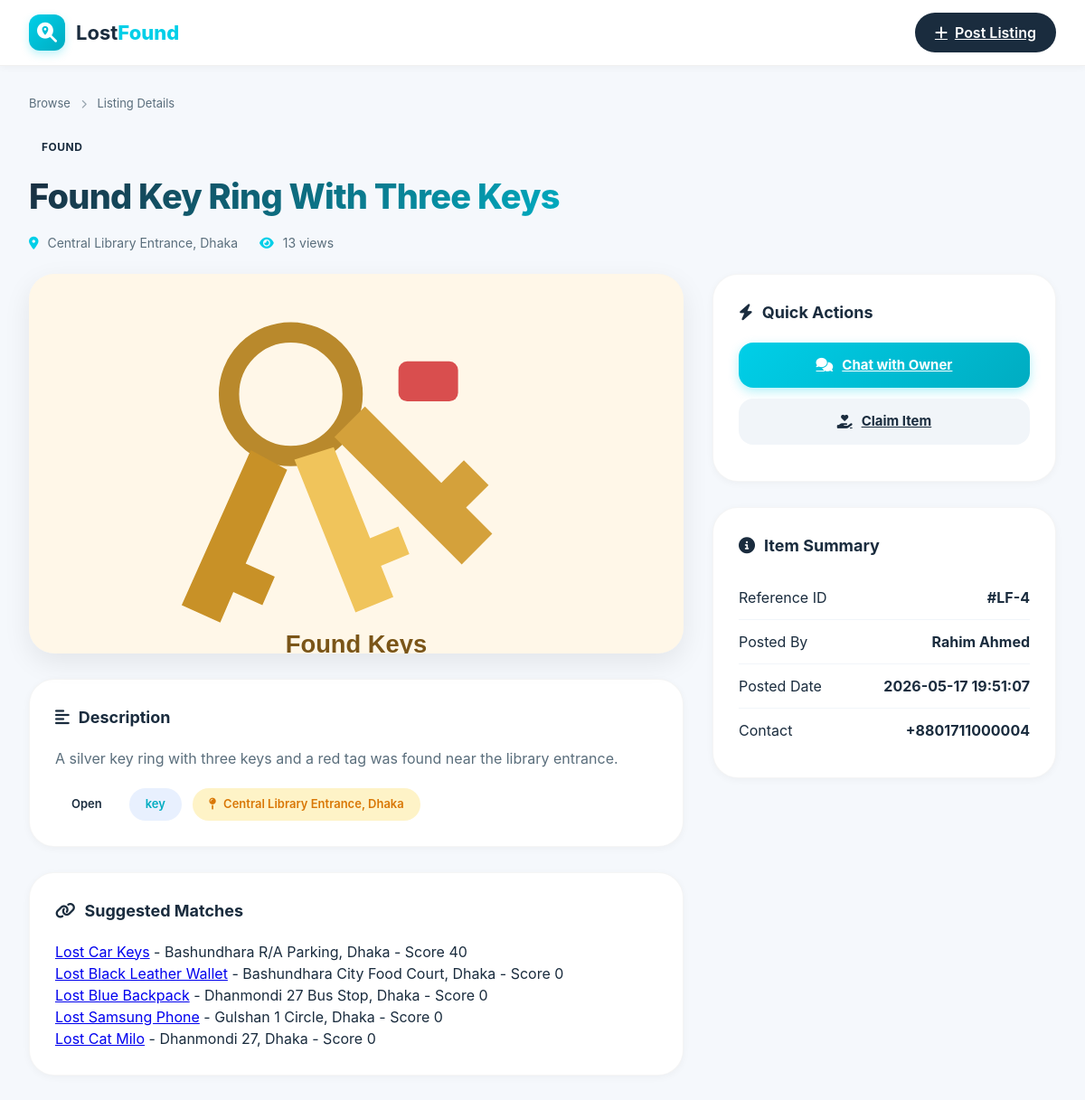
The app's page /backend-php/post_details_view.php?id=4 with its own data.
### tables this page shows
CREATE TABLE items (
  id INT AUTO_INCREMENT PRIMARY KEY,
  user_id INT NOT NULL,
  title VARCHAR(180) NOT NULL,
  description TEXT NOT NULL,
  item_type ENUM('lost', 'found') NOT NULL,
  category VARCHAR(60) NOT NULL,
  location_name VARCHAR(180) NOT NULL,
  latitude DECIMAL(10, 7),
  longitude DECIMAL(10, 7),
  date_occurred DATE,
  public_contact VARCHAR(120),
  reward_amount DECIMAL(10, 2) DEFAULT 0,
  priority_level ENUM('normal', 'important', 'emergency') NOT NULL DEFAULT 'normal',
  status ENUM('open', 'matched', 'claimed', 'returned', 'closed', 'removed') NOT NULL DEFAULT 'open',
  view_count INT NOT NULL DEFAULT 0,
  created_at TIMESTAMP NOT NULL DEFAULT CURRENT_TIMESTAMP,
  updated_at TIMESTAMP NOT NULL DEFAULT CURRENT_TIMESTAMP ON UPDATE CURRENT_TIMESTAMP,
  CONSTRAINT fk_items_user FOREIGN KEY (user_id) REFERENCES users(id) ON DELETE CASCADE,
  INDEX idx_items_type_status (item_type, status),
  INDEX idx_items_category (category),
  INDEX idx_items_location (location_name),
  FULLTEXT INDEX ft_items_search (title, description, location_name)
);

CREATE TABLE item_images (
  id INT AUTO_INCREMENT PRIMARY KEY,
  item_id INT NOT NULL,
  image_path VARCHAR(255) NOT NULL,
  is_primary TINYINT(1) NOT NULL DEFAULT 0,
  created_at TIMESTAMP NOT NULL DEFAULT CURRENT_TIMESTAMP,
  CONSTRAINT fk_images_item FOREIGN KEY (item_id) REFERENCES items(id) ON DELETE CASCADE
);

CREATE TABLE users (
  id INT AUTO_INCREMENT PRIMARY KEY,
  username VARCHAR(50) NOT NULL UNIQUE,
  full_name VARCHAR(120) NOT NULL,
  email VARCHAR(150) NOT NULL UNIQUE,
  password_hash VARCHAR(255) NOT NULL,
  phone VARCHAR(30),
  country VARCHAR(60),
  location_name VARCHAR(180),
  avatar_url TEXT,
  email_notifications TINYINT(1) NOT NULL DEFAULT 1,
  push_notifications TINYINT(1) NOT NULL DEFAULT 1,
  sms_notifications TINYINT(1) NOT NULL DEFAULT 0,
  marketing_notifications TINYINT(1) NOT NULL DEFAULT 0,
  gender ENUM('male', 'female', 'other') DEFAULT 'other',
  date_of_birth DATE,
  role ENUM('user', 'admin') NOT NULL DEFAULT 'user',
  is_verified TINYINT(1) NOT NULL DEFAULT 0,
  status ENUM('active', 'blocked') NOT NULL DEFAULT 'active',
  created_at TIMESTAMP NOT NULL DEFAULT CURRENT_TIMESTAMP,
  updated_at TIMESTAMP NOT NULL DEFAULT CURRENT_TIMESTAMP ON UPDATE CURRENT_TIMESTAMP
);

### backend-php/post_details_view.php (the view, shortened to what this page needs)
<?php
require __DIR__ . '/config.php';
$itemId = (int) ($_GET['id'] ?? 0);
$stmt = $pdo->prepare(
    'SELECT i.*, u.full_name, u.id AS owner_id
     FROM items i
     JOIN users u ON u.id = i.user_id
     WHERE i.id = ? AND i.status <> "removed"
     LIMIT 1'
);
$stmt->execute([$itemId]);
$item = $stmt->fetch();
$pdo->prepare('UPDATE items SET view_count = view_count + 1 WHERE id = ?')->execute([$itemId]);
$imageStmt = $pdo->prepare('SELECT image_path FROM item_images WHERE item_id = ? ORDER BY is_primary DESC, id ASC');
$imageStmt->execute([$itemId]);
$images = $imageStmt->fetchAll();
$oppositeType = $item['item_type'] === 'lost' ? 'found' : 'lost';
$keyword = '%' . strtok($item['title'], ' ') . '%';
$matchStmt = $pdo->prepare(
    "SELECT id, title, item_type, category, location_name,
     ((category = ?) * 40 + (location_name LIKE ?) * 30 + ((title LIKE ? OR description LIKE ?) * 30)) AS match_score
     FROM items
     WHERE item_type = ? AND status = 'open' AND id <> ?
     ORDER BY match_score DESC, created_at DESC
     LIMIT 5"
);
$matchStmt->execute([$item['category'], '%' . $item['location_name'] . '%', $keyword, $keyword, $oppositeType, $itemId]);
$matches = $matchStmt->fetchAll();
function h(?string $value): string
{
    return htmlspecialchars((string) $value, ENT_QUOTES, 'UTF-8');
}
?>
<!DOCTYPE html>
<html lang="en">
<head>
  <link rel="stylesheet" href="../Post Details.css">
  <link rel="stylesheet" href="https://cdnjs.cloudflare.com/ajax/libs/font-awesome/6.4.0/css/all.min.css">
</head>
<body>
  <header class="top-nav">
    <div class="nav-container">
      <a href="browse_listing_view.php" class="brand">
        <div class="logo-icon"><i class="fas fa-search-location"></i></div>
        <span>Lost<span class="brand-highlight">Found</span></span>
      </a>
      <div class="header-actions">
        <a class="post-btn-header" href="../Create Post.html"><i class="fas fa-plus"></i> Post Listing</a>
      </div>
    </div>
  </header>
  <main>
    <section class="listing-hero">
      <div class="breadcrumb">
        <a href="browse_listing_view.php">Browse</a> <i class="fas fa-chevron-right"></i>
        <span>Listing Details</span>
      </div>
      <div class="title-container">
        <div class="title-main">
          <div class="status-badge-hero"><?= ucfirst(h($item['item_type'])) ?></div>
          <h1 class="detail-title"><?= h($item['title']) ?></h1>
          <div class="hero-meta">
            <span><i class="fas fa-map-marker-alt"></i> <?= h($item['location_name']) ?></span>
            <span><i class="fas fa-eye"></i> <?= (int) $item['view_count'] + 1 ?> views</span>
          </div>
        </div>
      </div>
    </section>
    <div class="detail-wrapper">
      <div class="detail-left">
        <div class="carousel-container">
          <div class="carousel">
            <div class="carousel-track">
              <?php if ($images): ?>
                <?php foreach ($images as $image): ?>
                  <img src="../<?= h($image['image_path']) ?>" alt="<?= h($item['title']) ?>">
                <?php endforeach; ?>
              <?php else: ?>
                <div class="map-placeholder">
                  <div class="map-content"><i class="fas fa-image"></i><p>No image uploaded</p></div>
                </div>
              <?php endif; ?>
            </div>
          </div>
        </div>
        <div class="card info-card">
          <h2 class="section-title"><i class="fas fa-align-left"></i> Description</h2>
          <p class="detail-desc"><?= nl2br(h($item['description'])) ?></p>
          <div class="meta-chips">
            <div class="chip"><?= ucfirst(h($item['status'])) ?></div>
            <div class="chip chip-neutral"><?= h($item['category']) ?></div>
            <div class="chip chip-location"><i class="fas fa-map-pin"></i> <?= h($item['location_name']) ?></div>
          </div>
        </div>
        <div class="card info-card">
          <h2 class="section-title"><i class="fas fa-link"></i> Suggested Matches</h2>
          <?php foreach ($matches as $match): ?>
            <p>
              <a href="post_details_view.php?id=<?= (int) $match['id'] ?>"><?= h($match['title']) ?></a>
              - <?= h($match['location_name']) ?> - Score <?= (int) $match['match_score'] ?>
            </p>
          <?php endforeach; ?>
        </div>
      </div>
      <div class="detail-right">
        <div class="card sticky-card action-card">
          <h2 class="section-title"><i class="fas fa-bolt"></i> Quick Actions</h2>
          <a class="action-btn btn-primary" href="../Chat.html?item_id=<?= (int) $item['id'] ?>&receiver_id=<?= (int) $item['owner_id'] ?>">
            <i class="fas fa-comments"></i> Chat with Owner
          </a>
          <a class="action-btn btn-secondary" href="../Claim Item.html?item_id=<?= (int) $item['id'] ?>">
            <i class="fas fa-hand-holding-heart"></i> Claim Item
          </a>
        </div>
        <div class="card summary-card">
          <h2 class="section-title"><i class="fas fa-info-circle"></i> Item Summary</h2>
          <div class="summary-row"><span>Reference ID</span><strong>#LF-<?= (int) $item['id'] ?></strong></div>
          <div class="summary-row"><span>Posted By</span><strong><?= h($item['full_name']) ?></strong></div>
          <div class="summary-row"><span>Posted Date</span><strong><?= h($item['created_at']) ?></strong></div>
          <div class="summary-row"><span>Contact</span><strong><?= h($item['public_contact'] ?: 'Use chat') ?></strong></div>
        </div>
      </div>
    </div>
  </main>
</body>
</html>

### records on screen
items: item_type "FOUND", location_name "Central Library Entrance, Dhaka", (int) $item['view_count'] + 1 "13", description "A silver key ring with three keys and a red tag was found near the library entrance.", status "Open", category "key", id "4", user.full_name "Rahim Ahmed", created_at "2026-05-17 19:51:07", public_contact "+8801711000004"
item_images: image_path (picture)
items: title "Lost Car Keys", location_name "Bashundhara R/A Parking, Dhaka", match_score "40"
items: title "Lost Black Leather Wallet", location_name "Bashundhara City Food Court, Dhaka", match_score "0"
items: title "Lost Blue Backpack", location_name "Dhanmondi 27 Bus Stop, Dhaka", match_score "0"
items: title "Lost Samsung Phone", location_name "Gulshan 1 Circle, Dhaka", match_score "0"
items: title "Lost Cat Milo", location_name "Dhanmondi 27, Dhaka", match_score "0"
